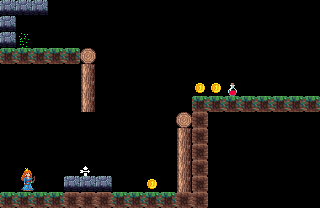

This is a level from a 2D game, rendered from its Tiled map with the project's own tilesets. A one-line summary and the complete map file follow:
An orthogonal 20x13 tile map with 16x16 px tiles, 1 tile layer (Tile Layer 1) and 2 objects (entry, sevenportals.portal4_return).

<map version="1.2" tiledversion="1.2.5" orientation="orthogonal" renderorder="right-down" width="20" height="13" tilewidth="16" tileheight="16" infinite="0" nextlayerid="4" nextobjectid="3">
 <tileset firstgid="1" source="Pogo.tsx" />
 <layer id="3" name="Tile Layer 1" width="20" height="13">
  <data encoding="csv">
39,39,39,0,0,0,0,0,0,0,0,0,0,0,0,0,0,0,0,0,
39,0,0,0,0,0,0,0,0,0,0,0,0,0,0,0,0,0,0,0,
39,20,0,0,0,0,0,0,0,0,0,0,0,0,0,0,0,0,0,0,
2,2,2,2,2,40,0,0,0,0,0,0,0,0,0,0,0,0,0,0,
0,0,0,0,0,42,0,0,0,0,0,0,0,0,0,0,0,0,0,0,
0,0,0,0,0,42,0,0,0,0,0,0,45,45,35,0,0,0,0,0,
0,0,0,0,0,42,0,0,0,0,0,0,2,2,2,2,2,2,2,2,
0,0,0,0,0,0,0,0,0,0,0,40,1,0,0,0,0,0,0,0,
0,0,0,0,0,0,0,0,0,0,0,42,1,0,0,0,0,0,0,0,
0,0,0,0,0,0,0,0,0,0,0,42,1,0,0,0,0,0,0,0,
0,0,0,0,0,49,0,0,0,0,0,42,1,0,0,0,0,0,0,0,
0,27,0,0,39,39,39,0,0,45,0,42,1,0,0,0,0,0,0,0,
2,2,2,2,1,1,1,2,2,2,2,1,1,0,0,0,0,0,0,0
</data>
 </layer>
 <objectgroup id="2" name="Object Layer 1">
  <object id="1" name="entry" x="25.3333" y="179.333">
   <point />
  </object>
  <object id="2" name="sevenportals.portal4_return" x="22.9997" y="41.6663">
   <point />
  </object>
 </objectgroup>
</map>
